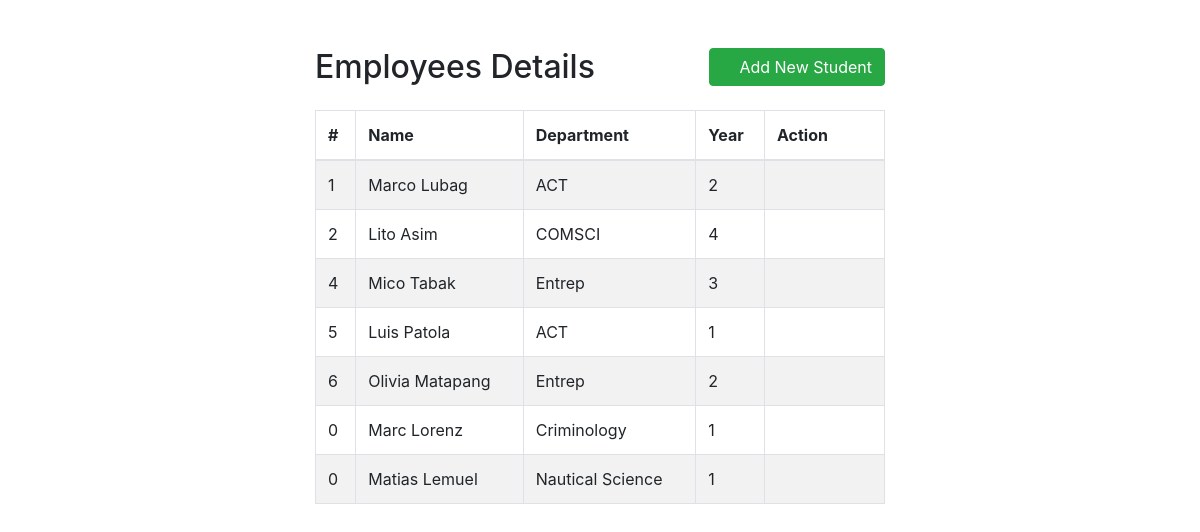
The page / on the database its author committed.
### tables this page shows
CREATE TABLE `student` (
  `id` int(11) NOT NULL,
  `name` varchar(100) NOT NULL,
  `department` varchar(255) NOT NULL,
  `year` int(10) NOT NULL
);

### index.php (the view, shortened to what this page needs)
<!DOCTYPE html>
<html lang="en">
<head>
    <link rel="stylesheet" href="dash.css">
</head>
<body>
<div class="wrapper">
    <div class="container-fluid">
        <div class="row">
            <div class="col-md-12">
                <div class="mt-5 mb-3 clearfix">
                    <h2 class="pull-left">Employees Details</h2>
                    <a href="create.php" class="btn btn-success pull-right"><i class="fa fa-plus"></i> Add New Student</a>
                </div>
                <?php
                require_once "con_db.php";
                $sql = "SELECT * FROM student";
                if($result = $mysqli->query($sql)){
                    if($result->num_rows > 0){
                        echo '<table class="table table-bordered table-striped">';
                        echo "<thead>";
                        echo "<tr>";
                        echo "<th>#</th>";
                        echo "<th>Name</th>";
                        echo "<th>Department</th>";
                        echo "<th>Year</th>";
                        echo "<th>Action</th>";
                        echo "</tr>";
                        echo "</thead>";
                        echo "<tbody>";
                        while($row = $result->fetch_array()){
                            echo "<tr>";
                            echo "<td>" . $row['id'] . "</td>";
                            echo "<td>" . $row['name'] . "</td>";
                            echo "<td>" . $row['department'] . "</td>";
                            echo "<td>" . $row['year'] . "</td>";
                            echo "<td>";
                            echo '<a href="read.php?id='. $row['id'] .'" class="mr-3" title="View Record" data-toggle="tooltip"><span class="fa fa-eye"></span></a>';
                            echo '<a href="update.php?id='. $row['id'] .'" class="mr-3" title="Update Record" data-toggle="tooltip"><span class="fa fa-pencil"></span></a>';
                            echo '<a href="delete.php?id='. $row['id'] .'" title="Delete Record" data-toggle="tooltip"><span class="fa fa-trash"></span></a>';
                            echo "</td>";
                            echo "</tr>";
                        }
                        echo "</tbody>";
                        echo "</table>";
                    } else{
                        echo '<div class="alert alert-danger"><em>No records were found.</em></div>';
                    }
                } else{
                    echo "Oops! Something went wrong. Please try again later.";
                }
                ?>
            </div>
        </div>
    </div>
</div>
</body>
</html>

### index.php (style rules this page uses)
.wrapper { width: 600px; margin: 0 auto; }
table tr td:last-child { width: 120px; }

### rows shown on the page
student: id "1", name "Marco Lubag", department "ACT", year "2"
student: id "2", name "Lito Asim", department "COMSCI", year "4"
student: id "4", name "Mico Tabak", department "Entrep", year "3"
student: id "5", name "Luis Patola", department "ACT", year "1"
student: id "6", name "Olivia Matapang", department "Entrep", year "2"
student: id "0", name "Marc Lorenz", department "Criminology", year "1"
student: id "0", name "Matias Lemuel", department "Nautical Science", year "1"
